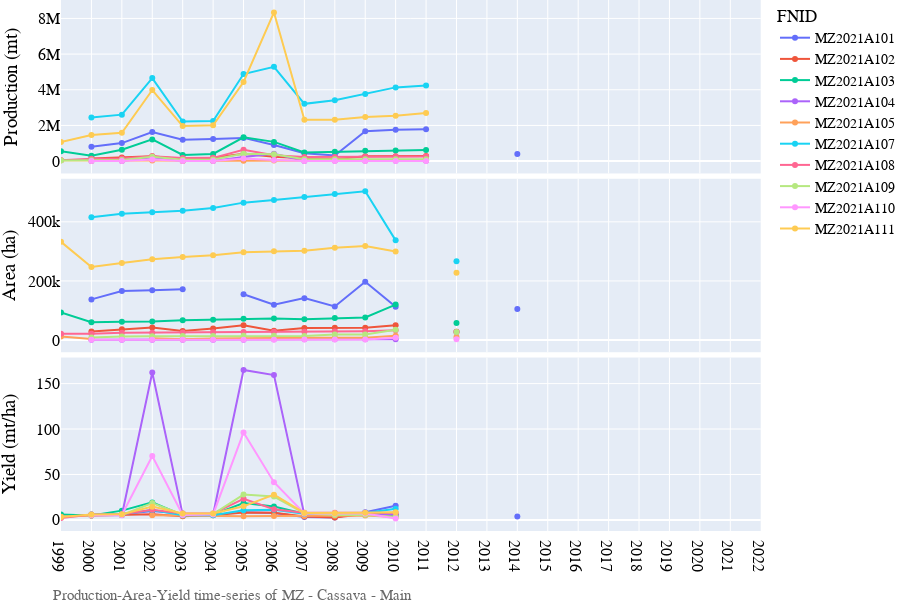
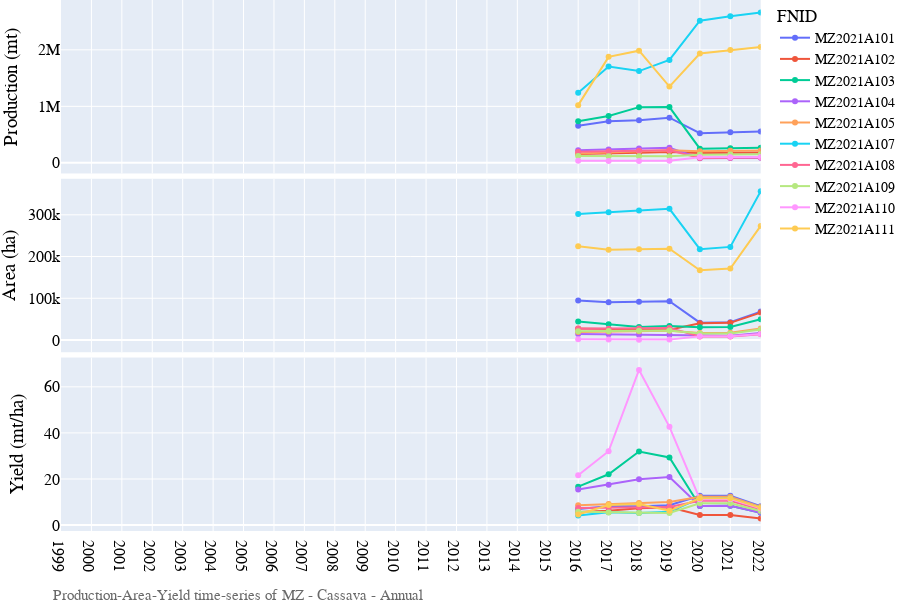
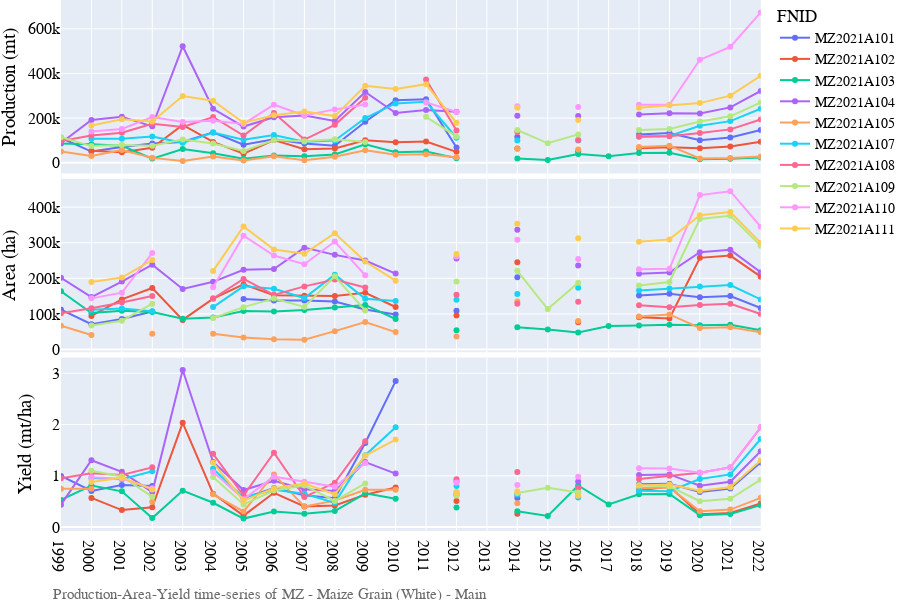
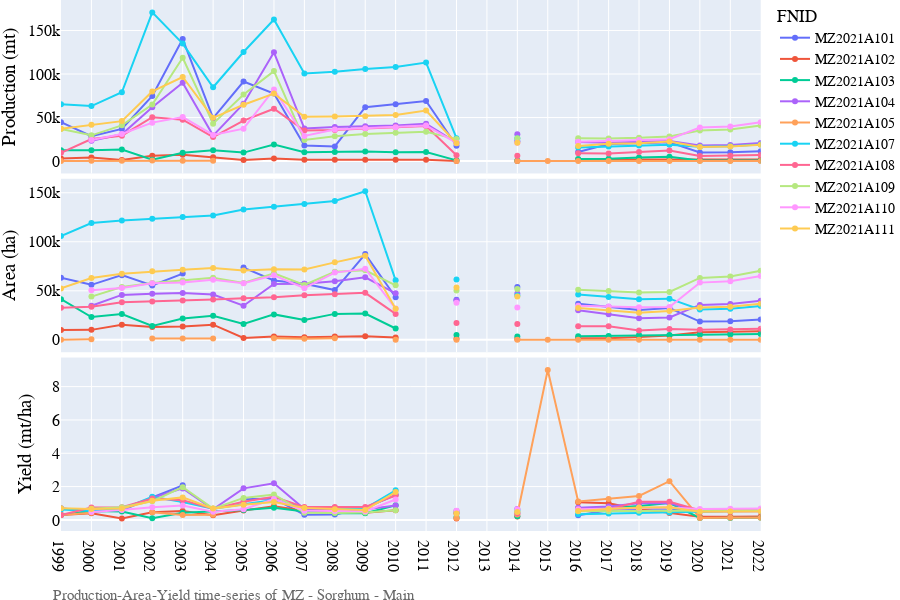

Notebook code for these charts, in order:
### Code cell
# Lineplot of Production-Area-Yield time-series
country_iso, country_name ='MZ', 'Mozambique'
df = pd.read_csv('../data/crop/adm_crop_production_%s.csv' % country_iso, index_col=0)
df['year'] = df['harvest_year']
year = [df['year'].min(), df['year'].max()]
product_season = [
    ['Cassava','Main'],
    ['Cassava','Annual'],
    ['Maize Grain (White)','Main'],
    ['Sorghum','Main'],
]
for product_name, season_name in product_season:
    footnote = 'Production-Area-Yield time-series of %s - %s - %s' % (country_iso, product_name, season_name)
    fn_save = '../figures/%s_line_pay_%s_%s.png' % (country_iso, product_name, season_name)
    sub = df[(df['product'] == product_name) & (df['season_name'] == season_name)]
    fig = PlotLinePAY(sub, year, footnote, fn_save)
    fig.show()
